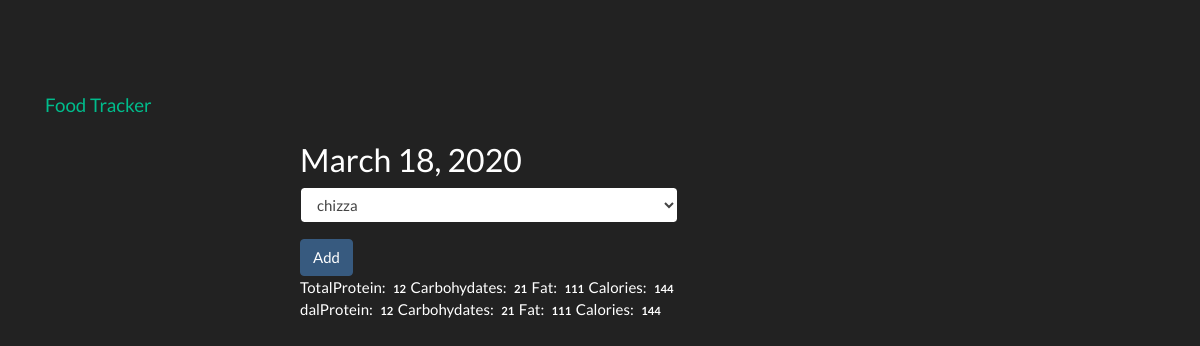
Page /view/20200318 on the committed database.
### tables this page shows
CREATE TABLE food(
	id integer primary key autoincrement,
	name text not null,
	protein integer not null,
	carbohydrates integer not null,
	fat integer not null,
	calories integer not null
);

### app.py (the view)
@app.route('/view/<date>', methods=['GET', 'POST']) #date is going to be 20170520
def view(date):
    db = get_db()
    cur = db.execute('select id, entry_date from log_date where entry_date = ?', [date])
    date_result = cur.fetchone()
    if request.method == 'POST':
        db.execute('insert into food_date (food_id, log_date_id) values (?, ?)', [request.form['food-select'], date_result['id']])
        db.commit()
    d = datetime.strptime(str(date_result['entry_date']), '%Y%m%d')
    pretty_date = datetime.strftime(d, '%B %d, %Y')
    food_cur = db.execute('select id, name from food')
    food_results = food_cur.fetchall()
    log_cur = db.execute('select food.name, food.protein, food.carbohydrates, food.fat, food.calories from log_date join food_date on food_date.log_date_id = log_date.id join food on food.id = food_date.food_id where log_date.entry_date = ?', [date])
    log_results = log_cur.fetchall()
    totals = {}
    totals['protein'] = 0
    totals['carbohydrates'] = 0
    totals['fat'] = 0
    totals['calories'] = 0
    for food in log_results:
        totals['protein'] += food['protein']
        totals['carbohydrates'] += food['carbohydrates']
        totals['fat'] += food['fat']
        totals['calories'] += food['calories']
    return render_template('day.html', entry_date=date_result['entry_date'], pretty_date=pretty_date, food_results=food_results, log_results=log_results, totals=totals)

### database.py (called while the page is built)
def connect_db():
    sql = sqlite3.connect('/home/praneet/Desktop/flask_all_files/food_tracker/food_log.db')
    sql.row_factory = sqlite3.Row
    return sql

def get_db():
    if not hasattr(g, 'sqlite_db'):
        g.sqlite_db = connect_db()
    return g.sqlite_db

### templates/day.html (shortened to what this page needs)
{% extends 'base.html' %}
{% block content %}
  <body>
    <nav class="navbar navbar-inverse navbar-fixed-top">
      <div class="container">
        <div class="navbar-header">
          <a class="navbar-brand" href="{{url_for('index')}}">Food Tracker</a>
        </div>
      </div>
    </nav>
    <div class="container theme-showcase col-sm-6 col-sm-offset-3" role="main">
      <div class="row">
        <div>
          <div class="panel panel-primary">
            <div class="panel-heading">
              <h3 class="panel-title">{{ pretty_date }}</h3>
            </div>
            <div class="panel-body">
              <form method="POST" action="{{ url_for('view', date=entry_date) }}">
                <div class="form-group">
                  <select class="form-control" name="food-select">
                    {% for food in food_results %}
                      <option value={{ food.id }}>{{ food.name }}</option>
                    {% endfor %}
                  </select>
                </div>
                <button type="submit" class="btn btn-primary">Add</button>
              </form>
              <ul class="nav nav-pills" role="tablist">
                <li class="active"><a>Total</a></li>
                <li><a>Protein: <span class="badge">{{ totals.protein }}</span></a></li>
                <li><a>Carbohydates: <span class="badge">{{ totals.carbohydrates }}</span></a></li>
                <li><a>Fat: <span class="badge">{{ totals.fat }}</span></a></li>
                <li><a>Calories: <span class="badge">{{ totals.calories }}</span></a></li>
              </ul>
            </div>
            {% for food in log_results %}
            <div class="panel-body">
              <ul class="nav nav-pills" role="tablist">
                <li class="active"><a>{{ food.name }}</a></li>
                <li><a>Protein: <span class="badge">{{ food.protein }}</span></a></li>
                <li><a>Carbohydates: <span class="badge">{{ food.carbohydrates }}</span></a></li>
                <li><a>Fat: <span class="badge">{{ food.fat }}</span></a></li>
                <li><a>Calories: <span class="badge">{{ food.calories }}</span></a></li>
              </ul>
            </div>
            {% endfor %}
          </div>
        </div>
      </div>
    </div>
  </body>
{% endblock %}

### static/theme.css (style rules this page uses)
body { padding-top: 70px; padding-bottom: 30px; }

### rows in the picture
food: name "dal", protein "12", carbohydrates "21", fat "111", calories "144"

### other values in the picture
{{ pretty_date }} "March 18, 2020"
{{ totals.protein }} "12"
{{ totals.carbohydrates }} "21"
{{ totals.fat }} "111"
{{ totals.calories }} "144"
form field food-select "chizza"
